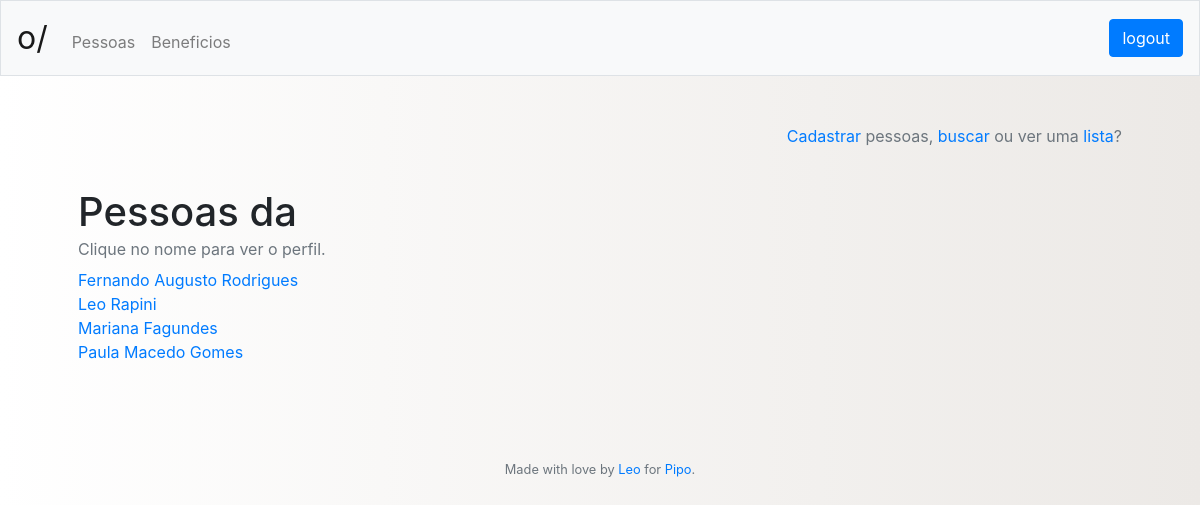
/pessoas/lista (signed in), run on an earlier commit of the app's database.
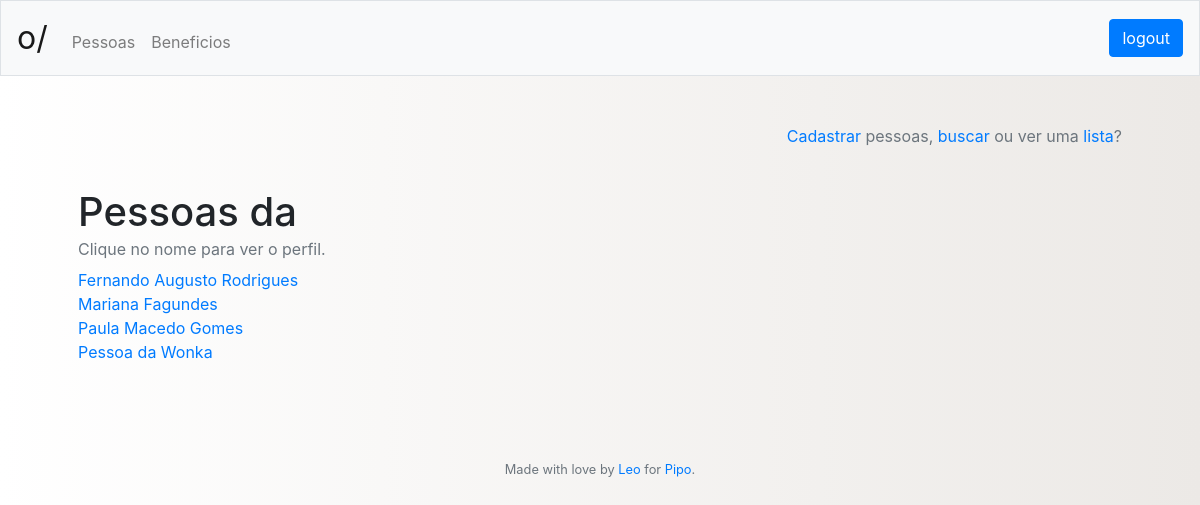
And on a later commit of the database.
### tables this page shows
CREATE TABLE person
	(id INTEGER NOT NULL PRIMARY KEY AUTOINCREMENT,
	idCompany INTEGER NOT NULL,
	name VARCHAR(255) NOT NULL,
	cpf VARCHAR(14) NOT NULL,
	timestamp DATETIME DEFAULT CURRENT_TIMESTAMP,
	FOREIGN KEY (idCompany) REFERENCES company(id));

### app.py (the view)
@app.route("/<who>/lista", methods=['GET'])
@login_required
def list(who):
	if who == "beneficios":
		who_list = get_company_benefits(session["idCompany"])
	elif who == "pessoas":
		who_list = get_all_from("person", "idCompany", str(session["idCompany"]))
	else:
		whoops = "Página Inexistente"
		return render_template("index.html", header = get_header(session), whoops = whoops)
	return render_template("list.html", header = get_header(session), who = who,
										who_list = who_list)

### app.py (called while the page is built)
@app.after_request
def after_request(response):
    response.headers["Cache-Control"] = "no-cache, no-store, must-revalidate"
    response.headers["Expires"] = 0
    response.headers["Pragma"] = "no-cache"
    return response

@app.teardown_request
def remove_session(ex=None):
    db.remove()

def login_required(f):
    @wraps(f)
    def decorated_function(*args, **kwargs):
        if session.get("id") is None:
            return redirect("/login")
        return f(*args, **kwargs)
    return decorated_function

def get_header(session):
	try:
		header = {"name": session["name"],
					"company": session["company"],
					"admin": get_admin_title(session["admin"]),
					"id": session["id"]}
	except:
		header = {"name": "",
					"company": "",
					"admin": "",
					"id": ""}
	return header

def is_it_bad(string):
	if string is None:
		return True
	not_safe = "; \\ ' '' %"
	for letter in string:
		if letter in not_safe.split():
			return True
	return False

def get_all_from(table, where, data):
	try:
		if (is_it_bad(table) or is_it_bad(where)) or is_it_bad(data):
			return None
		table_names = ["admin", "benefit", "benefitdata", "company", "companybenefit",
						"datatype", "person", "personbenefit", "persondata"]
		if table.lower() not in table_names:
			return None
		all_from = db.execute("""SELECT * FROM {} WHERE {} = :{}""".format(table,
							where, where), {"{}".format(where): data}).fetchall()
		return all_from
	except:
		raise Exception("Undefined SQL query error")

### templates/list.html
{% extends "layout.html" %}
{% block main %}
	<p align="right" class="text-muted"><a href="/{{ who }}/cadastro">Cadastrar</a> {{ who }}, <a href="/{{ who }}/busca">buscar</a> ou ver uma <a href="/{{ who }}/lista">lista</a>?</p>
	<br>
	{% if who == "beneficios" %}
		<h1>Benefícios Disponíveis</h1>
	{% else %}
		<h1>Pessoas da {{ header["company"] }}</h1>
	{% endif %}
	{% if who_list|length %}
		<p style="margin-bottom: 7px; margin-top: -7px;" class="text-muted">Clique no nome para ver o perfil.</p>
		{% for item in who_list|sort(attribute='name') %}
			<a href="/{{ who }}/perfil/{{ item['id'] }}">{{ item["name"] }}</a><br>
		{% endfor %}
	{% else %}
		<p>Nenhum resultado encontrado :(</p>
	{% endif %}
	<br><br>
{% endblock %}

### templates/layout.html (shortened to what this page needs)
<!DOCTYPE html>
<html lang="pt">
    <head>
        <link href="https://maxcdn.bootstrapcdn.com/bootstrap/4.1.3/css/bootstrap.min.css" rel="stylesheet">
        <link rel="stylesheet" href="/static/styles.css">
    </head>
    <body>
        <nav class="navbar navbar-expand-md navbar-light bg-light border">
            <a class="navbar-brand" href="/">o/ {{ header["company"] }}</span></a>
            <div class="collapse navbar-collapse" id="navbar">
                <ul class="navbar-nav mr-auto mt-2">
                    <li class="nav-item"><a class="nav-link" href="/pessoas">Pessoas</a></li>
                    <li class="nav-item"><a class="nav-link" href="/beneficios">Beneficios</a></li>
                </ul>
                <ul class="nav navbar-nav navbar-right">
                    <li>
                        <div class="btn-nav">
                            <a class="btn btn-primary btn-small navbar-btn" href="/logout">logout</a>
                        </div>
                    </li>
                </ul>
            </div>
        </nav>
        <main class="container p-5">
            {% block main %}{% endblock %}
        </main>
        <footer class="small text-center text-muted">
           Made with love by <a href="https://github.com/leorapini" target="_blank">Leo</a> for <a href="https://piposaude.com.br" target="_blank">Pipo</a>.
           <br><br><br>
        </footer>
    </body>
</html>

### static/styles.css (style rules this page uses)
body { background: #ECE9E6; background: -webkit-linear-gradient(to right, #FFFFFF, #ECE9E6); background: linear-gradient(to right, #FFFFFF, #ECE9E6); }
nav .navbar-brand { font-size: xx-large; }

What changed in the data, as far as the page shows it:
changed person: name "Leo Rapini" → "Pessoa da Wonka"; moves down the list
